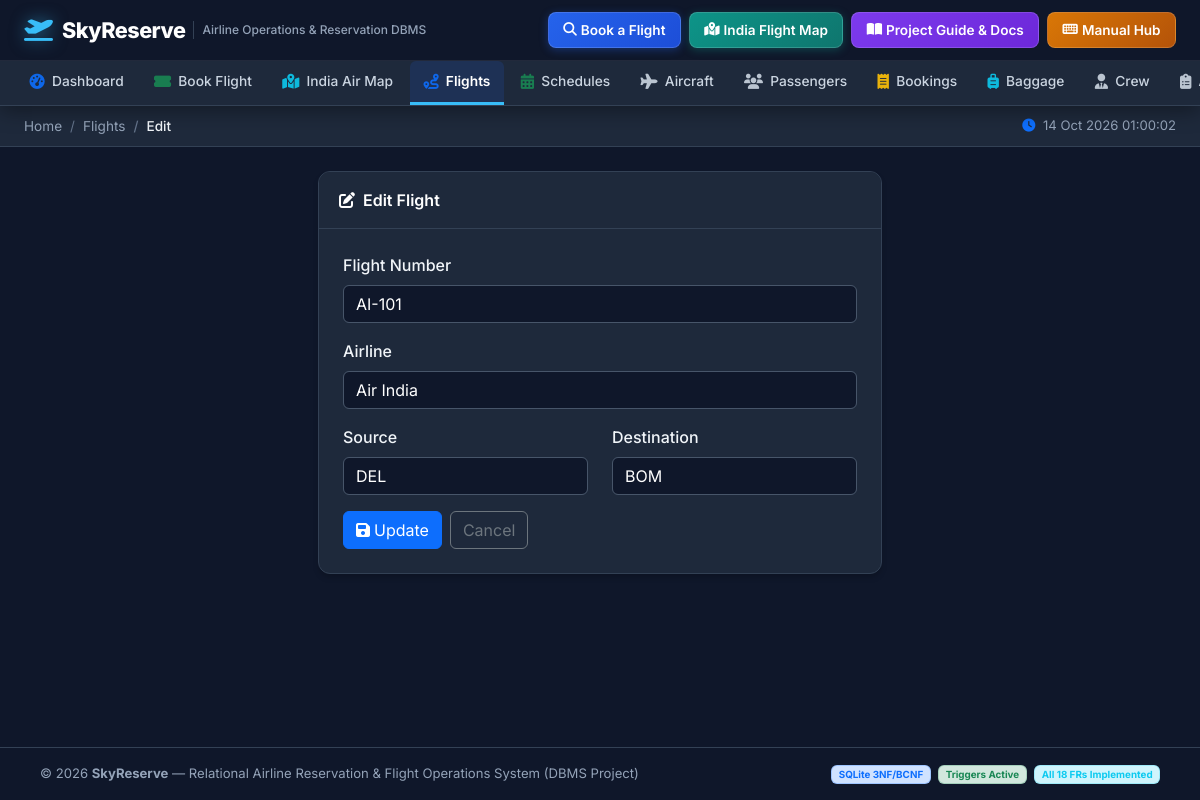
/flights/AI-101/edit, run on the app's committed database.
### tables this page shows
CREATE TABLE Flight (
    Flight_No TEXT PRIMARY KEY,
    Airline TEXT NOT NULL,
    Source TEXT NOT NULL,
    Destination TEXT NOT NULL,
    CHECK (Source != Destination)
);

### app.py (the view, shortened to what this page needs)
@app.route("/flights/<flight_no>/edit", methods=["GET", "POST"])
def flight_edit(flight_no):
    db = get_db()
    flight = db.execute("SELECT * FROM Flight WHERE Flight_No=?", (flight_no,)).fetchone()
    db.close()
    if not flight:
        flash("Flight not found.", "warning")
        return redirect(url_for("flights"))
    return render_template("flight_form.html", flight=flight)

### app.py (called while the page is built)
@app.before_request
def ensure_db():
    global _db_initialized
    if not _db_initialized:
        db_path = os.path.join(os.path.dirname(__file__), "airline.db")
        if not os.path.exists(db_path):
            init_db()
        _db_initialized = True

### database.py (called while the page is built)
def get_db():
    conn = sqlite3.connect(DB_PATH)
    conn.row_factory = sqlite3.Row
    conn.execute("PRAGMA foreign_keys = ON")
    return conn

### templates/flight_form.html (shortened to what this page needs)
{% extends "base.html" %}
{% block breadcrumb %}
<li class="breadcrumb-item"><a href="{{ url_for('flights') }}" class="text-decoration-none">Flights</a></li>
<li class="breadcrumb-item active">{{ 'Edit' if flight else 'Add' }}</li>
{% endblock %}
{% block content %}
<div class="row justify-content-center">
  <div class="col-lg-6">
    <div class="table-card">
      <div class="card-header"><i class="fas fa-{{ 'edit' if flight else 'plus' }} me-2"></i>{{ 'Edit Flight' if flight else 'Add New Flight' }}</div>
      <div class="p-4">
        <form method="POST" action="{{ url_for('flight_edit', flight_no=flight.Flight_No) if flight else url_for('flight_add') }}">
          <div class="mb-3">
            <label class="form-label">Flight Number</label>
            <input type="text" name="flight_no" class="form-control" value="{{ flight.Flight_No if flight else '' }}" placeholder="e.g. AI-101" required {{ 'readonly' if flight }}>
          </div>
          <div class="mb-3">
            <label class="form-label">Airline</label>
            <input type="text" name="airline" class="form-control" value="{{ flight.Airline if flight else '' }}" placeholder="e.g. Air India" required>
          </div>
          <div class="row">
            <div class="col-md-6 mb-3">
              <label class="form-label">Source</label>
              <input type="text" name="source" class="form-control" value="{{ flight.Source if flight else '' }}" placeholder="e.g. DEL" required>
            </div>
            <div class="col-md-6 mb-3">
              <label class="form-label">Destination</label>
              <input type="text" name="destination" class="form-control" value="{{ flight.Destination if flight else '' }}" placeholder="e.g. BOM" required>
            </div>
          </div>
          <div class="d-flex gap-2">
            <button type="submit" class="btn btn-primary"><i class="fas fa-save me-1"></i>{{ 'Update' if flight else 'Add Flight' }}</button>
            <a href="{{ url_for('flights') }}" class="btn btn-outline-secondary">Cancel</a>
          </div>
        </form>
      </div>
    </div>
  </div>
</div>
{% endblock %}

### templates/base.html (style rules this page uses)
:root { --primary-color: #2563eb; --primary-hover: #1d4ed8; --nav-bg: #0f172a; --nav-sub-bg: #1e293b; --nav-border: #334155; }
* { font-family: 'Inter', sans-serif; }
body { background: #0f172a; color: #f1f5f9; margin: 0; min-height: 100vh; display: flex; flex-direction: column; }
.sub-bar .breadcrumb-item a { color: #94a3b8; text-decoration: none; }
.sub-bar .breadcrumb-item.active { color: #cbd5e1; font-weight: 500; }
.sub-bar .breadcrumb-item + .breadcrumb-item::before { color: #64748b; }
.table-card { background: #1e293b; border: 1px solid #334155; border-radius: 12px; box-shadow: 0 4px 6px -1px rgba(0, 0, 0, 0.2); overflow: hidden; margin-bottom: 1.5rem; }
.table-card .card-header { background: #1e293b; border-bottom: 1px solid #334155; padding: 1rem 1.25rem; font-weight: 600; color: #f8fafc; }
.form-label, label { color: #f1f5f9 !important; font-weight: 500; }
.table-card .card-header { color: #ffffff !important; }
.breadcrumb-item a { color: #94a3b8 !important; }
.breadcrumb-item.active { color: #f1f5f9 !important; font-weight: 600; }
.form-control, .form-select { background-color: #0f172a !important; border: 1px solid #475569 !important; color: #ffffff !important; }
.form-control::placeholder { color: #64748b !important; }

### data on the page
Flight: flight_no "AI-101", airline "Air India", source "DEL", destination "BOM"

### other printed values
{{ 'Edit' if flight else 'Add' }} "Edit"
{{ 'Edit Flight' if flight else 'Add New Flight' }} "Edit Flight"
{{ 'Update' if flight else 'Add Flight' }} "Update"
